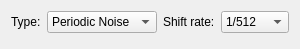
<?xml version="1.0" encoding="UTF-8"?>
<ui version="4.0">
 <class>NoiseWidget</class>
 <widget class="QWidget" name="NoiseWidget">
  <property name="geometry">
   <rect>
    <x>0</x>
    <y>0</y>
    <width>299</width>
    <height>49</height>
   </rect>
  </property>
  <property name="windowTitle">
   <string>Form</string>
  </property>
  <layout class="QVBoxLayout" name="verticalLayout">
   <item>
    <layout class="QHBoxLayout" name="horizontalLayout">
     <item>
      <widget class="QLabel" name="label">
       <property name="sizePolicy">
        <sizepolicy hsizetype="Fixed" vsizetype="Preferred">
         <horstretch>0</horstretch>
         <verstretch>0</verstretch>
        </sizepolicy>
       </property>
       <property name="text">
        <string>Type:</string>
       </property>
      </widget>
     </item>
     <item>
      <widget class="QComboBox" name="typeComboBox">
       <item>
        <property name="text">
         <string>Periodic Noise</string>
        </property>
       </item>
       <item>
        <property name="text">
         <string>White Noise</string>
        </property>
       </item>
      </widget>
     </item>
     <item>
      <widget class="QLabel" name="label_2">
       <property name="sizePolicy">
        <sizepolicy hsizetype="Fixed" vsizetype="Preferred">
         <horstretch>0</horstretch>
         <verstretch>0</verstretch>
        </sizepolicy>
       </property>
       <property name="text">
        <string>Shift rate:</string>
       </property>
      </widget>
     </item>
     <item>
      <widget class="QComboBox" name="rateComboBox">
       <item>
        <property name="text">
         <string>1/512</string>
        </property>
       </item>
       <item>
        <property name="text">
         <string>1/1024</string>
        </property>
       </item>
       <item>
        <property name="text">
         <string>1/2048</string>
        </property>
       </item>
      </widget>
     </item>
     <item>
      <spacer name="horizontalSpacer">
       <property name="orientation">
        <enum>Qt::Horizontal</enum>
       </property>
       <property name="sizeHint" stdset="0">
        <size>
         <width>40</width>
         <height>20</height>
        </size>
       </property>
      </spacer>
     </item>
    </layout>
   </item>
   <item>
    <spacer name="verticalSpacer">
     <property name="orientation">
      <enum>Qt::Vertical</enum>
     </property>
     <property name="sizeHint" stdset="0">
      <size>
       <width>20</width>
       <height>0</height>
      </size>
     </property>
    </spacer>
   </item>
  </layout>
 </widget>
 <resources/>
 <connections/>
</ui>
